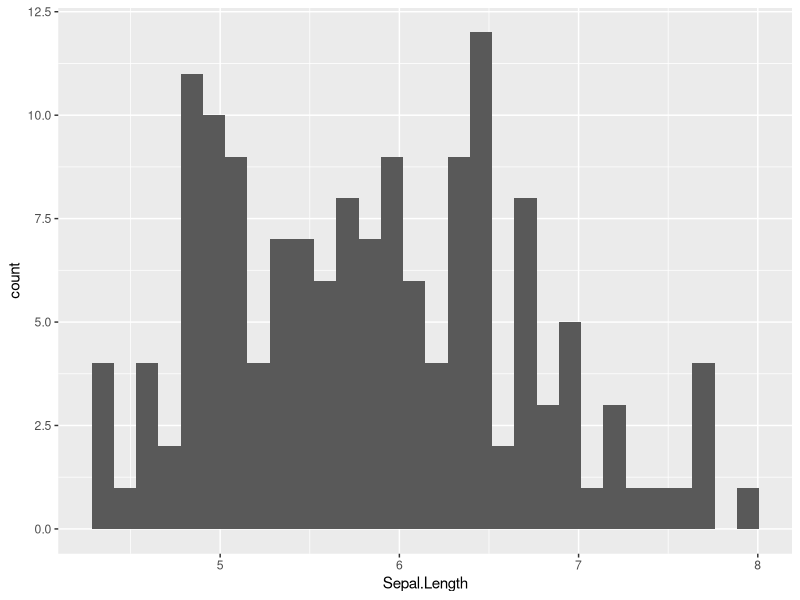
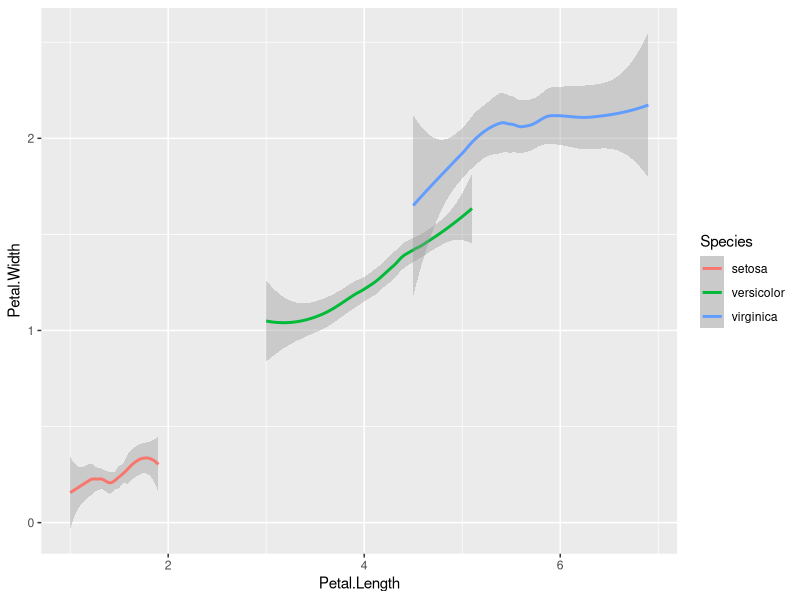
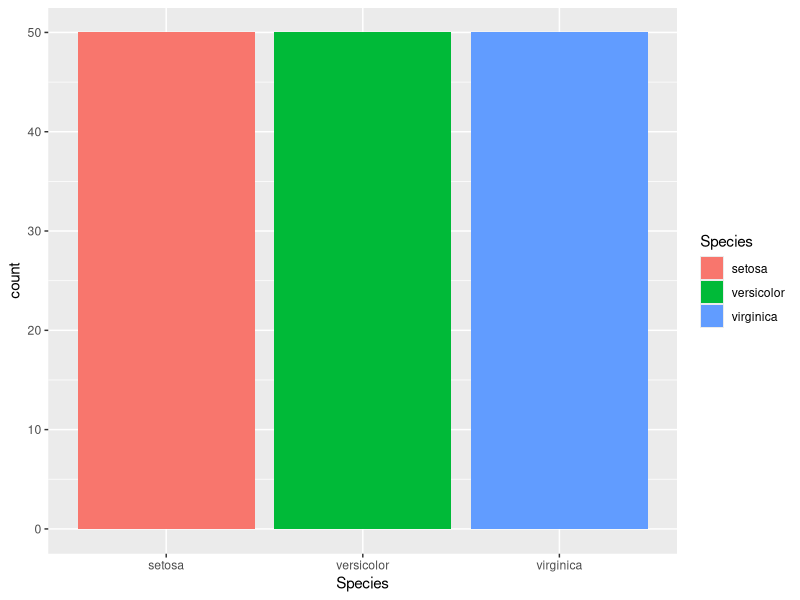
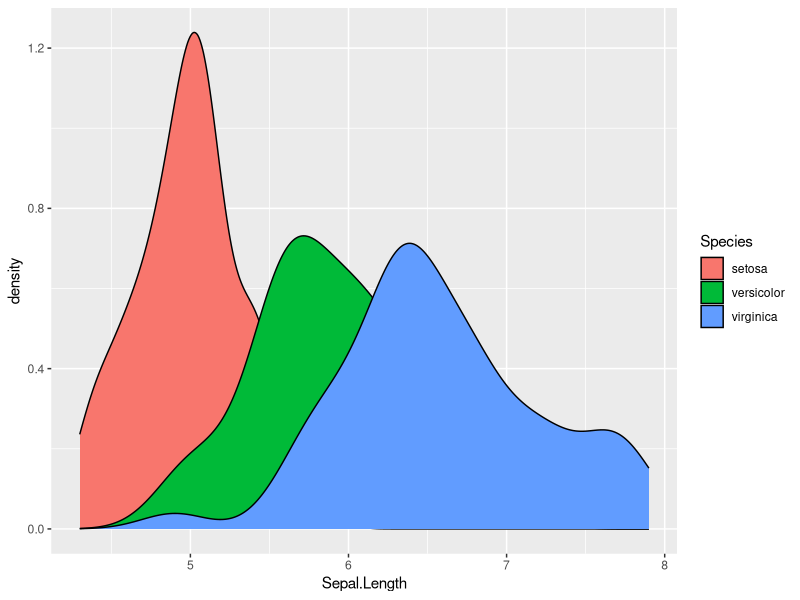
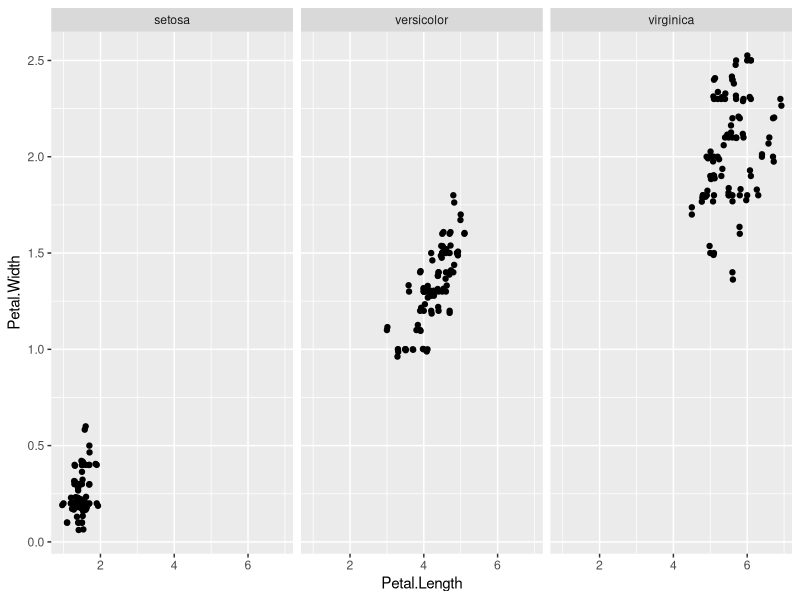

Generate these figures, in order, with R:
## ---- chunk 1
data("iris")
subset(iris[iris$Species=="virginica",])
#can also do
subset(iris, Species == "virginica")
## ---- chunk 2
subset <- (iris[iris$Species=="virginica",])
## ---- chunk 3
median(iris$Sepal.Width)
## ---- chunk 4
setosa_subset <- subset(iris, Species == "setosa")
var(setosa_subset$Petal.Length)
## ---- chunk 5
library(ggplot2)
ggplot(iris, aes(x=Sepal.Length))+
  geom_histogram()
## ---- chunk 6
ggplot(iris, aes(x=Petal.Length, y=Petal.Width, color=Species))+
  geom_smooth()
## ---- chunk 7
subset_Sepal.Length <- subset(iris, Sepal.Length >6)
subset_Sepal.Length2 <- iris[iris$Sepal.Length>6,]
## ---- chunk 8
subset_Sepal.Length2 <- iris[iris$Sepal.Length>6,]
## ---- chunk 9
library(dplyr)

iris %>%
  filter(Petal.Width<1.5)
## ---- chunk 10
range(iris$Sepal.Width)
## ---- chunk 11
subset_PL <- iris[iris$Species == "versicolor",]
IQR(subset_PL$Petal.Length)
## ---- chunk 12
subset_SL <- iris[iris$Species == "setosa",]
iris_SL <- subset(iris, Species == "setosa")
sum(subset_SL$Sepal.Length)
sum(iris_SL$Sepal.Length)
## ---- chunk 13
library(dplyr)
iris_new <- iris %>% 
  mutate(Sepal.Ratio = Sepal.Length/Sepal.Width)
  
## ---- chunk 14
library(dplyr)

mean_PL <- iris %>% 
  group_by(Species) %>% 
  summarise(mean_PL = mean(Petal.Length))
## ---- chunk 15
ggplot(iris, aes(x=Species, fill=Species))+
  geom_bar()+
  labs(x="Species", y="count")
## ---- chunk 16
ggplot(iris, aes(x=Sepal.Length, fill = Species))+
  geom_density()
## ---- chunk 17
ggplot(iris, aes(x=Petal.Length, y=Petal.Width))+
  geom_point()+
  geom_jitter() +
  facet_wrap(~Species)
